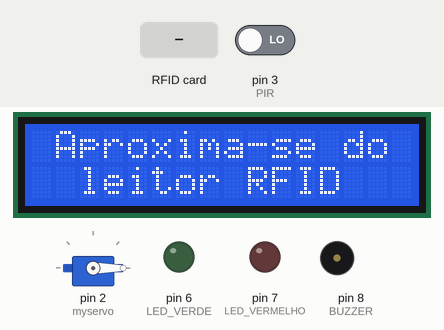
Bench run of a sketch on a simulated Arduino Uno, built with avr-gcc and run on an emulated ATmega328P. Parts: servo, 16×2 character LCD, output pins drawn as LEDs (lit = HIGH), buzzer (waves = sounding). Inputs (shaded band) come from the test bench; at power-on: pin 3 (PIR) LOW. Pins used as bus, display or sensor lines are not drawn; what the sketch prints to the serial monitor is not drawn.

Above: at 0.7 s.
1.4 s: RFID card 35 B5 FB C2 held to the reader
At 3.8 s:
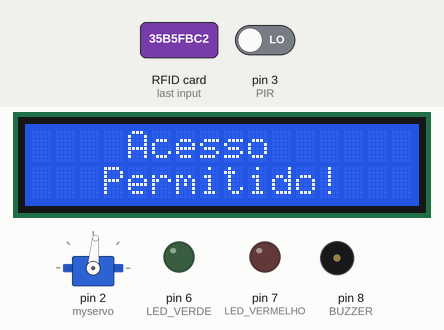
4.8 s: pin 3 (PIR) driven HIGH
At 7.2 s:
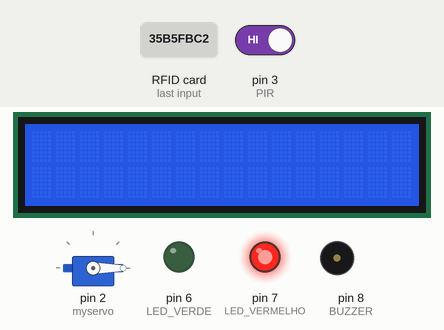
9.1 s: RFID card 5E 7A 19 C4 held to the reader
At 13.1 s:
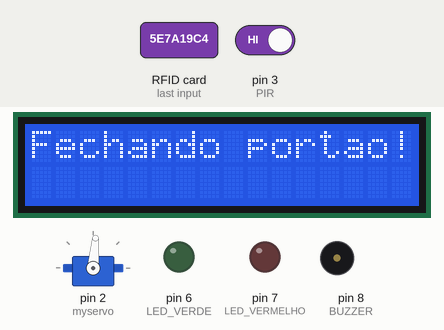
13.4 s: RFID card 35 B1 F7 45 held to the reader
At 18.3 s:
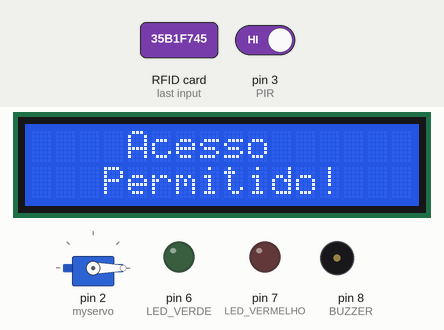
Timing chart, 0 to 20.3 s (numbered marks = the images above; inputs shaded):
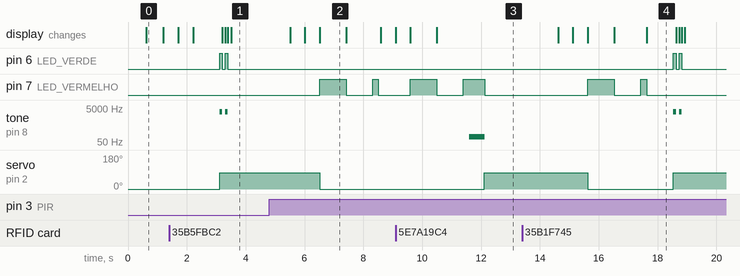

Measured:
- after the input at 1.4 s, pin 6 (LED_VERDE): alternates HIGH for 0.09 s and LOW for 0.10 s, 4 changes in all, then stays LOW, starting after 1.7 s; tone on pin 8 (BUZZER): alternates 3000 Hz for 0.09 s and silent for 0.10 s, 4 changes in all, then stays silent, starting after 1.7 s
- after the input at 4.8 s, pin 7 (LED_VERMELHO): LOW → HIGH after 1.7 s, → LOW 0.90 s later, → HIGH 0.90 s later, → LOW 0.20 s later; servo on pin 2 (myservo): 85° → 0° after 1.7 s; the display: first differs from a run without the input after 1.7 s (image 2)
- after the input at 9.1 s, tone on pin 8 (BUZZER): silent → 100 Hz after 2.5 s, → silent 0.52 s later; servo on pin 2 (myservo): 0° → 85° after 3.0 s
- after the input at 13.4 s, pin 6 (LED_VERDE): alternates HIGH for 0.09 s and LOW for 0.10 s, 4 changes in all, then stays LOW, starting after 5.1 s; pin 7 (LED_VERMELHO): goes on until 17.6 s, then stays LOW
- what the display in image 0 shows lasts 0.6 s, from 0.6 s to 1.2 s
- what the display in image 2 shows lasts 0.9 s, from 6.5 s to 7.4 s

The sketch:

Rastreamento_de_equipamentos_RFID__ARDUINO__2023_1.ino
```cpp
//-------- RASTREAMENTO DE EQUIPAMENTOS -----------//
//------- DE PROTEÇÃO INDIVIDUAL POR RFID ---------//
//=================================================//
//=================================================//


#include <SPI.h>
#include <MFRC522.h>          // biblioteca sensor RFID//
#include <Servo.h>            // biblioteca servo motor//
#include <LiquidCrystal.h>    // biblioteca Displey LCD//

Servo myservo;  // create servo object to control a servo

const int rs = A0, en = A1, d4 =A2 , d5 = A3, d6 = A4, d7 = A5; //Pinos do Displey//
LiquidCrystal lcd(rs, en, d4, d5, d6, d7);

//Pinos
#define LED_VERDE 6
#define LED_VERMELHO 7
#define BUZZER 8
#define SS_PIN 10
#define RST_PIN 9


int PIR = 3;    // sensor de presnça

String IDtag = ""; //Variável que armazenará o ID da Tag
bool Permitido = false; //Variável que verifica a permissão

//Vetor responsável por armazenar os ID's das Tag's cadastradas
String TagsCadastradas[] = {"35b5fbc2",
                            "35b1f745",
                            "ID_3"};

MFRC522 LeitorRFID(SS_PIN, RST_PIN);    // Cria uma nova instância para o leitor e passa os pinos como parâmetro


void setup() {
        Serial.begin(9600);             // Inicializa a comunicação Serial
        SPI.begin();                    // Inicializa comunicacao SPI
        LeitorRFID.PCD_Init();          // Inicializa o leitor RFID
        pinMode(LED_VERDE, OUTPUT);     // Declara o pino do led verde como saída
        pinMode(LED_VERMELHO, OUTPUT);  // Declara o pino do led vermelho como saída
        pinMode(BUZZER, OUTPUT);        // Declara o pino do buzzer como saída
       pinMode(PIR, INPUT);             // Declara o pino do Sensor de presença como entrada
        myservo.attach(2);              // attaches the servo on pin 9 to the servo object
        myservo.write(0);               //Servo motor na posição inicial

       lcd.begin(16, 2);                //Define o número de colunas e linhas do LCD

}

void loop() {           //Escreve no LCD
  lcd.clear();
   lcd.print(" Aproxima-se do");
   lcd.setCursor(0, 3);
  lcd.print("  leitor RFID");
  lcd.setCursor(0, 0);
  lcd.noDisplay();
  delay(500);
  lcd.display();
  delay(500);


   if (digitalRead (PIR)==1 ){                     //Comando para fechar o portão, após ter permição de entrada
lcd.clear();
lcd.print("Fechando portao!");  myservo.write(0);   // Escreve no LCD
 lcd.setCursor(5, 1);
 lcd.noDisplay();  digitalWrite(LED_VERMELHO, HIGH);
  delay(900);
  lcd.display();  digitalWrite(LED_VERMELHO, LOW);
  delay(900);
    digitalWrite(LED_VERMELHO, HIGH);
    delay(200);
    digitalWrite(LED_VERMELHO,LOW);


  }
  Leitura();  //Chama a função responsável por fazer a leitura das Tag's
}

void Leitura(){

        IDtag = ""; //Inicialmente IDtag deve estar vazia.

        // Verifica se existe uma Tag presente
        if ( !LeitorRFID.PICC_IsNewCardPresent() || !LeitorRFID.PICC_ReadCardSerial() ) {
            delay(50);
            return;
        }

        // Pega o ID da Tag através da função LeitorRFID.uid e Armazena o ID na variável IDtag
        for (byte i = 0; i < LeitorRFID.uid.size; i++) {
            IDtag.concat(String(LeitorRFID.uid.uidByte[i], HEX));
        }

        //Compara o valor do ID lido com os IDs armazenados no vetor TagsCadastradas[]
        for (int i = 0; i < (sizeof(TagsCadastradas)/sizeof(String)); i++) {
          if(  IDtag.equalsIgnoreCase(TagsCadastradas[i])  ){
              Permitido = true; //Variável Permitido assume valor verdadeiro caso o ID Lido esteja cadastrado
          }
        }

        if(Permitido == true) acessoLiberado(); //Se a variável Permitido for verdadeira será chamada a função acessoLiberado()
        else acessoNegado(); //Se não será chamada a função acessoNegado()

        delay(2000); //aguarda 2 segundos para efetuar uma nova leitura
}

void acessoLiberado(){
  Serial.println("Tag Cadastrada: " + IDtag); //Exibe a mensagem "Tag Cadastrada" e o ID da tag não cadastrada
    efeitoPermitido();  //Chama a função efeitoPermitido()
    Permitido = false;  //Seta a variável Permitido como false novamente
}

void acessoNegado(){
  Serial.println("Tag NAO Cadastrada: " + IDtag); //Exibe a mensagem "Tag NAO Cadastrada" e o ID da tag cadastrada
  efeitoNegado(); //Chama a função efeitoNegado()
}

void efeitoPermitido(){

lcd.clear();
lcd.print("    Acesso");         //Escreve a permissão de entrada
lcd.setCursor(0,3);
lcd.print("   Permitido!");
lcd.setCursor(0,0);
  lcd.display();
  delay(900);

  int qtd_bips = 2;              //definindo a quantidade de bips
  for(int j=0; j<qtd_bips; j++){
    //Ligando o buzzer com uma frequência de 1500 hz e ligando o led verde.
    tone(BUZZER,3000);             myservo.write(85);
    digitalWrite(LED_VERDE, HIGH);
    delay(90);

                  // tell servo to go to position in variable 'pos'

    lcd.clear();
    //Desligando o buzzer e led verde.
    noTone(BUZZER);
    digitalWrite(LED_VERDE, LOW);
    delay(100);         lcd.print("    Acesso");

 lcd.setCursor(0,3);
lcd.print("   Permitido!");
lcd.setCursor(0,0);

  }

}
                                                                                                //Não utilizado//
void efeitoNegado(){
  int qtd_bips = 1;  //definindo a quantidade de bips
  for(int j=0; j<qtd_bips; j++){
    //Ligando o buzzer com uma frequência de 500 hz e ligando o led vermelho.
    tone(BUZZER,100);
    digitalWrite(LED_VERMELHO, HIGH);
    delay(500);
    myservo.write(85);              // tell servo to go to position in variable 'pos'
    delay(15);
    //Desligando o buzzer e o led vermelho.
    noTone(BUZZER);
    digitalWrite(LED_VERMELHO, LOW);
    delay(500);
  }

  }
```
